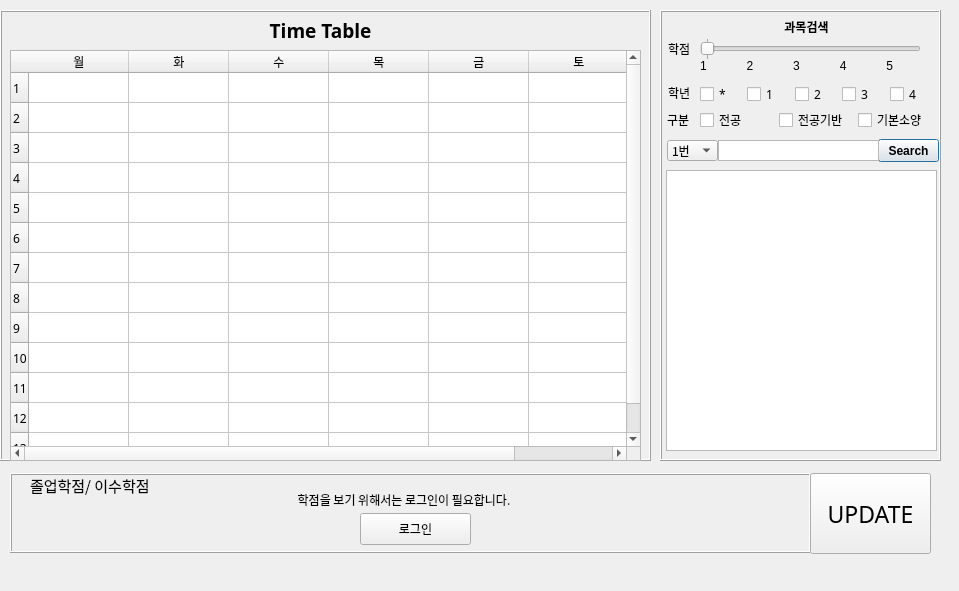
<?xml version="1.0" encoding="UTF-8"?>
<ui version="4.0">
 <class>Dialog</class>
 <widget class="QDialog" name="Dialog">
  <property name="geometry">
   <rect>
    <x>0</x>
    <y>0</y>
    <width>959</width>
    <height>591</height>
   </rect>
  </property>
  <property name="windowTitle">
   <string>Dialog</string>
  </property>
  <widget class="QFrame" name="frame">
   <property name="geometry">
    <rect>
     <x>0</x>
     <y>10</y>
     <width>651</width>
     <height>451</height>
    </rect>
   </property>
   <property name="frameShape">
    <enum>QFrame::Box</enum>
   </property>
   <property name="frameShadow">
    <enum>QFrame::Raised</enum>
   </property>
   <widget class="QTableWidget" name="tableWidget">
    <property name="geometry">
     <rect>
      <x>10</x>
      <y>40</y>
      <width>631</width>
      <height>411</height>
     </rect>
    </property>
    <property name="font">
     <font>
      <family>휴먼모음T</family>
      <underline>false</underline>
     </font>
    </property>
    <property name="showGrid">
     <bool>true</bool>
    </property>
    <property name="gridStyle">
     <enum>Qt::SolidLine</enum>
    </property>
    <property name="rowCount">
     <number>13</number>
    </property>
    <property name="columnCount">
     <number>6</number>
    </property>
    <row/>
    <row/>
    <row/>
    <row/>
    <row/>
    <row/>
    <row/>
    <row/>
    <row/>
    <row/>
    <row/>
    <row/>
    <row/>
    <column>
     <property name="text">
      <string>월</string>
     </property>
    </column>
    <column>
     <property name="text">
      <string>화</string>
     </property>
    </column>
    <column>
     <property name="text">
      <string>수</string>
     </property>
    </column>
    <column>
     <property name="text">
      <string>목</string>
     </property>
    </column>
    <column>
     <property name="text">
      <string>금</string>
     </property>
    </column>
    <column>
     <property name="text">
      <string>토</string>
     </property>
    </column>
   </widget>
   <widget class="QLabel" name="label">
    <property name="geometry">
     <rect>
      <x>70</x>
      <y>0</y>
      <width>501</width>
      <height>41</height>
     </rect>
    </property>
    <property name="font">
     <font>
      <family>Calisto MT</family>
      <pointsize>14</pointsize>
      <weight>75</weight>
      <bold>true</bold>
     </font>
    </property>
    <property name="text">
     <string>Time Table</string>
    </property>
    <property name="alignment">
     <set>Qt::AlignCenter</set>
    </property>
   </widget>
  </widget>
  <widget class="QFrame" name="frame_2">
   <property name="geometry">
    <rect>
     <x>660</x>
     <y>10</y>
     <width>281</width>
     <height>451</height>
    </rect>
   </property>
   <property name="frameShape">
    <enum>QFrame::Box</enum>
   </property>
   <property name="frameShadow">
    <enum>QFrame::Raised</enum>
   </property>
   <widget class="QListView" name="listView">
    <property name="geometry">
     <rect>
      <x>6</x>
      <y>160</y>
      <width>271</width>
      <height>281</height>
     </rect>
    </property>
   </widget>
   <widget class="QLabel" name="label_3">
    <property name="geometry">
     <rect>
      <x>41</x>
      <y>1</y>
      <width>211</width>
      <height>31</height>
     </rect>
    </property>
    <property name="font">
     <font>
      <family>맑은 고딕</family>
      <weight>75</weight>
      <bold>true</bold>
     </font>
    </property>
    <property name="text">
     <string>과목검색</string>
    </property>
    <property name="alignment">
     <set>Qt::AlignCenter</set>
    </property>
   </widget>
   <widget class="QLabel" name="label_4">
    <property name="geometry">
     <rect>
      <x>7</x>
      <y>100</y>
      <width>30</width>
      <height>20</height>
     </rect>
    </property>
    <property name="font">
     <font>
      <family>휴먼모음T</family>
     </font>
    </property>
    <property name="text">
     <string>구분</string>
    </property>
   </widget>
   <widget class="QLabel" name="label_5">
    <property name="geometry">
     <rect>
      <x>8</x>
      <y>73</y>
      <width>30</width>
      <height>20</height>
     </rect>
    </property>
    <property name="font">
     <font>
      <family>휴먼모음T</family>
     </font>
    </property>
    <property name="text">
     <string>학년</string>
    </property>
   </widget>
   <widget class="QLabel" name="label_6">
    <property name="geometry">
     <rect>
      <x>8</x>
      <y>29</y>
      <width>30</width>
      <height>20</height>
     </rect>
    </property>
    <property name="font">
     <font>
      <family>휴먼모음T</family>
     </font>
    </property>
    <property name="text">
     <string>학점</string>
    </property>
   </widget>
   <widget class="QWidget" name="horizontalLayoutWidget">
    <property name="geometry">
     <rect>
      <x>40</x>
      <y>70</y>
      <width>231</width>
      <height>30</height>
     </rect>
    </property>
    <layout class="QHBoxLayout" name="horizontalLayout">
     <item>
      <widget class="QCheckBox" name="checkBox_8">
       <property name="font">
        <font>
         <family>휴먼모음T</family>
        </font>
       </property>
       <property name="text">
        <string>*</string>
       </property>
      </widget>
     </item>
     <item>
      <widget class="QCheckBox" name="checkBox_7">
       <property name="font">
        <font>
         <family>휴먼모음T</family>
        </font>
       </property>
       <property name="text">
        <string>1</string>
       </property>
      </widget>
     </item>
     <item>
      <widget class="QCheckBox" name="checkBox_6">
       <property name="font">
        <font>
         <family>휴먼모음T</family>
        </font>
       </property>
       <property name="text">
        <string>2</string>
       </property>
      </widget>
     </item>
     <item>
      <widget class="QCheckBox" name="checkBox_5">
       <property name="font">
        <font>
         <family>휴먼모음T</family>
        </font>
       </property>
       <property name="text">
        <string>3</string>
       </property>
      </widget>
     </item>
     <item>
      <widget class="QCheckBox" name="checkBox_4">
       <property name="font">
        <font>
         <family>휴먼모음T</family>
        </font>
       </property>
       <property name="text">
        <string>4</string>
       </property>
      </widget>
     </item>
    </layout>
   </widget>
   <widget class="QWidget" name="horizontalLayoutWidget_2">
    <property name="geometry">
     <rect>
      <x>40</x>
      <y>95</y>
      <width>231</width>
      <height>30</height>
     </rect>
    </property>
    <layout class="QHBoxLayout" name="horizontalLayout_2">
     <item>
      <widget class="QCheckBox" name="checkBox_3">
       <property name="font">
        <font>
         <family>휴먼모음T</family>
        </font>
       </property>
       <property name="text">
        <string>전공</string>
       </property>
      </widget>
     </item>
     <item>
      <widget class="QCheckBox" name="checkBox_2">
       <property name="font">
        <font>
         <family>휴먼모음T</family>
        </font>
       </property>
       <property name="text">
        <string>전공기반</string>
       </property>
      </widget>
     </item>
     <item>
      <widget class="QCheckBox" name="checkBox">
       <property name="font">
        <font>
         <family>휴먼모음T</family>
        </font>
       </property>
       <property name="text">
        <string>기본소양</string>
       </property>
      </widget>
     </item>
    </layout>
   </widget>
   <widget class="QSlider" name="horizontalSlider">
    <property name="geometry">
     <rect>
      <x>40</x>
      <y>28</y>
      <width>221</width>
      <height>22</height>
     </rect>
    </property>
    <property name="maximumSize">
     <size>
      <width>221</width>
      <height>16777215</height>
     </size>
    </property>
    <property name="autoFillBackground">
     <bool>true</bool>
    </property>
    <property name="minimum">
     <number>1</number>
    </property>
    <property name="maximum">
     <number>6</number>
    </property>
    <property name="orientation">
     <enum>Qt::Horizontal</enum>
    </property>
    <property name="invertedAppearance">
     <bool>false</bool>
    </property>
    <property name="invertedControls">
     <bool>false</bool>
    </property>
    <property name="tickPosition">
     <enum>QSlider::TicksBothSides</enum>
    </property>
    <property name="tickInterval">
     <number>0</number>
    </property>
   </widget>
   <widget class="QComboBox" name="comboBox">
    <property name="geometry">
     <rect>
      <x>7</x>
      <y>130</y>
      <width>51</width>
      <height>21</height>
     </rect>
    </property>
    <property name="sizePolicy">
     <sizepolicy hsizetype="Ignored" vsizetype="Fixed">
      <horstretch>0</horstretch>
      <verstretch>0</verstretch>
     </sizepolicy>
    </property>
    <property name="font">
     <font>
      <family>휴먼모음T</family>
     </font>
    </property>
    <item>
     <property name="text">
      <string>1번</string>
     </property>
    </item>
    <item>
     <property name="text">
      <string>2번</string>
     </property>
    </item>
    <item>
     <property name="text">
      <string>3번</string>
     </property>
    </item>
   </widget>
   <widget class="QPushButton" name="pushButton">
    <property name="geometry">
     <rect>
      <x>218</x>
      <y>129</y>
      <width>61</width>
      <height>23</height>
     </rect>
    </property>
    <property name="sizePolicy">
     <sizepolicy hsizetype="Ignored" vsizetype="Fixed">
      <horstretch>0</horstretch>
      <verstretch>0</verstretch>
     </sizepolicy>
    </property>
    <property name="font">
     <font>
      <family>Arial</family>
      <weight>75</weight>
      <bold>true</bold>
     </font>
    </property>
    <property name="text">
     <string>Search</string>
    </property>
   </widget>
   <widget class="QPlainTextEdit" name="plainTextEdit">
    <property name="geometry">
     <rect>
      <x>58</x>
      <y>130</y>
      <width>161</width>
      <height>21</height>
     </rect>
    </property>
    <property name="acceptDrops">
     <bool>true</bool>
    </property>
    <property name="autoFillBackground">
     <bool>false</bool>
    </property>
    <property name="lineWidth">
     <number>1</number>
    </property>
    <property name="verticalScrollBarPolicy">
     <enum>Qt::ScrollBarAlwaysOff</enum>
    </property>
   </widget>
   <widget class="QLabel" name="label_8">
    <property name="geometry">
     <rect>
      <x>40</x>
      <y>48</y>
      <width>231</width>
      <height>16</height>
     </rect>
    </property>
    <property name="font">
     <font>
      <family>Arial</family>
      <weight>50</weight>
      <italic>false</italic>
      <bold>false</bold>
      <underline>false</underline>
      <strikeout>false</strikeout>
      <kerning>true</kerning>
     </font>
    </property>
    <property name="text">
     <string>1            2            3            4            5            6</string>
    </property>
   </widget>
  </widget>
  <widget class="QFrame" name="frame_3">
   <property name="geometry">
    <rect>
     <x>10</x>
     <y>473</y>
     <width>801</width>
     <height>80</height>
    </rect>
   </property>
   <property name="frameShape">
    <enum>QFrame::Box</enum>
   </property>
   <property name="frameShadow">
    <enum>QFrame::Raised</enum>
   </property>
   <property name="lineWidth">
    <number>1</number>
   </property>
   <widget class="QLabel" name="label_2">
    <property name="geometry">
     <rect>
      <x>20</x>
      <y>2</y>
      <width>771</width>
      <height>21</height>
     </rect>
    </property>
    <property name="font">
     <font>
      <family>휴먼모음T</family>
      <pointsize>11</pointsize>
      <weight>50</weight>
      <bold>false</bold>
     </font>
    </property>
    <property name="text">
     <string>졸업학점/ 이수학점</string>
    </property>
   </widget>
   <widget class="QPushButton" name="pushButton_3">
    <property name="geometry">
     <rect>
      <x>350</x>
      <y>40</y>
      <width>111</width>
      <height>32</height>
     </rect>
    </property>
    <property name="font">
     <font>
      <family>휴먼모음T</family>
     </font>
    </property>
    <property name="text">
     <string>로그인</string>
    </property>
   </widget>
   <widget class="QLabel" name="label_7">
    <property name="geometry">
     <rect>
      <x>285</x>
      <y>16</y>
      <width>241</width>
      <height>21</height>
     </rect>
    </property>
    <property name="font">
     <font>
      <family>휴먼모음T</family>
     </font>
    </property>
    <property name="text">
     <string> 학점을 보기 위해서는 로그인이 필요합니다.</string>
    </property>
   </widget>
  </widget>
  <widget class="QPushButton" name="pushButton_2">
   <property name="geometry">
    <rect>
     <x>810</x>
     <y>473</y>
     <width>121</width>
     <height>81</height>
    </rect>
   </property>
   <property name="font">
    <font>
     <family>Bahnschrift SemiLight</family>
     <pointsize>17</pointsize>
    </font>
   </property>
   <property name="autoFillBackground">
    <bool>true</bool>
   </property>
   <property name="text">
    <string>UPDATE</string>
   </property>
  </widget>
 </widget>
 <resources/>
 <connections/>
</ui>
